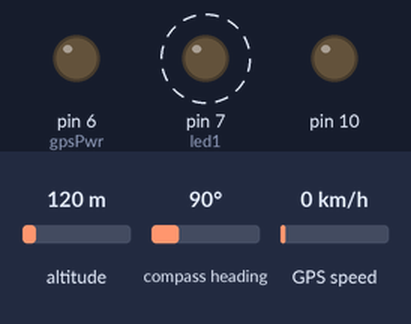
A sketch run on a simulated Arduino Mega 2560, built for the host (arithmetic inside an expression is 32-bit, double 64-bit). On the bench: output pins drawn as LEDs (lit = HIGH). Dashed ring = blinking. The inputs (shaded band) are chosen by the test bench; at power-on: altitude 120 m, compass heading 90°, GPS speed 0 km/h. Storage starts empty; the GPS gets a fix after 3 s at 37.7749, -122.4194 with 8 satellites; what the sketch prints to the serial monitor is not drawn.

Above: at 0.5 s.
Timing chart, 0 to 3.0 s (numbered marks = the images above):
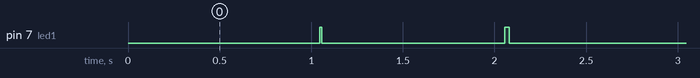

The sketch:

recordHistory.ino
```cpp
#include <SoftwareSerial.h>
#include "TinyGPS.h"
#include<stdlib.h>
#include <SPI.h>
#include <SD.h>

#define SHOW_DEBUG
#define SHOW_INFO
#define SHOW_WARNING

#ifdef SHOW_DEBUG
  #define DEBUG(x) Serial.print(x)
  #define DEBUG_DEC(x) Serial.print(x, DEC)
  #define DEBUGLN(x) Serial.println(x)
#else
  #define DEBUG(x)
  #define DEBUG_DEC(x)
  #define DEBUGLN(x)
#endif

#ifdef SHOW_INFO
  #define INFO(x) Serial.print(x)
  #define INFO_DEC(x) Serial.print(x, DEC)
  #define INFOLN(x) Serial.println(x)
#else
  #define INFO(x)
  #define INFO_DEC(x)
  #define INFOLN(x)
#endif

#ifdef SHOW_WARNING
  #define WARN(x) Serial.print(x)
  #define WARN_DEC(x) Serial.print(x, DEC)
  #define WARNLN(x) Serial.println(x)
#else
  #define WARN(x)
  #define WARN_DEC(x)
  #define WARNLN(x)
#endif

TinyGPS gps;

// Uno
//const int chipSelect = 10;
// Goldilocks
const int chipSelect = 14;


long startMillis;
long secondsToFirstLocation = 0;

float lastLat = 0.0;
float lastLong = 0.0;
boolean firstRead = true;

File myFile;

float haversine(float flat1, float flon1, float flat2, float flon2)
{
  Serial.println();
  Serial.println("Haverside Called");
  Serial.print("\tLat 1: ");
  Serial.println(flat1);
  Serial.print("\tLon 1: ");
  Serial.println(flon1);
  Serial.print("\tLat 2: ");
  Serial.println(flat2);
  Serial.print("\tLon 2: ");
  Serial.println(flon2);


  // Source: http://www.movable-type.co.uk/scripts/latlong.html

  // Formula:
  // distance = c * r
  // R = radius of earth
  // c = 2 * atan2(sqrt(a),sqrt(1-a))
  // a = a1^2 + a2a*a2c*a2c^2
  // a1 = sin(dPhi/2)
  // a2a = cos(Phi1)
  // a2b = cos(Phi2);
  // a2c = sin^2(dPsi/2)
  // dPhi = Phi2 - Phi1
  // Phi = lat in radians
  // Psi = long in radians

  float a=0;
  float a1=0;
  float a2=0;
  float c=0;

  float dPhi = radians(flat2-flat1);
  Serial.print("dPhi: ");
  Serial.println(dPhi);
  float Phi1 = radians(flat1);
  float Phi2 = radians(flat2);
  float dPsi = radians((flon2)-(flon1));
  Serial.print("dPsi: ");
  Serial.println(dPsi);

  a1 = (sin(dPhi/2.0) * sin(dPhi/2.0));  // a1^2
  a2 = cos(Phi1); // a2a
  a2 *= cos(Phi2); // a2a*a2b
  a2 *= sin(dPsi/2.0); // a2a*a2b*a2c
  a2 *= sin(dPsi/2.0); // a2a*a2b*a2c^2
  a = a1 + a2; // a

  c = (2*atan2(sqrt(a),sqrt(1.0-a)));

  return c * 20925525; // distance = c * r. Return distance in feet
}

int writeSDCard(char *filename, String txtToWrite, boolean append = true)
{
  DEBUG("DEBUG:Opening '");
  DEBUG(filename);
  DEBUGLN("' for writing");

  if (SD.exists(filename)) {
    if(append == false)
    {
      SD.remove(filename);
    }
      myFile = SD.open(filename, FILE_WRITE);
      if(myFile)
      {
        myFile.print(txtToWrite);
        myFile.close();
        DEBUG("DEBUG: Text '");
        DEBUG(txtToWrite);
        DEBUGLN("' written successfully");
        return 0;
      }
      else
      {
        WARN("ERROR:Unable to open '");
        WARN(filename);
        WARNLN("' for writing");
        return -1;
      }
    }
    else {
      WARN("ERROR:The file '");
      WARN(filename);
      WARNLN("' does not exist");
      return -1;
    }
}

int sdCardFileSetup(char *filename, String defaultText)
{
  DEBUG("DEBUG:Checking if '");
  DEBUG(filename);
  DEBUG("' exists: ");

  if (SD.exists(filename)) {
      DEBUGLN("YES");
      return 0;
    }
    else {
      DEBUGLN("NO");

      DEBUG("DEBUG:Creating'");
      DEBUG(filename);
      DEBUG("' and writing default text '");
      DEBUG(defaultText);
      DEBUGLN("'");

      if(writeSDCard(filename, defaultText, false))
      {
        DEBUGLN("DEBUG: Default text write success");
        return 0;
      }
      else
      {
        WARN("ERROR:Unable to write default text to '");
        WARN(filename);
        WARNLN("'");
        return -1;
      }
    }
}

int sdCardSetup()
{
  DEBUGLN("DEBUG:Initializing SD card...");
  if (!SD.begin(chipSelect)) {
    WARNLN("ERROR:SDCARD_FAILED:initialization failed.");
    return -1;
  } else {
    DEBUGLN("DEBUG:Wiring is correct and a SD card is present.");
    pinMode(10, OUTPUT);
    SD.remove("history.txt");
    sdCardFileSetup("history.txt","Lat,Long,Date(ddmmyy),Time(hhmmsscc)");
    return 0;
  }
}

int led1 = 7;
int gpsPwr = 6;

void setup()
{
  // Start the software serial to communicate with the GPS
  Serial1.begin(4800);

  // start hard serial port to communicate with the computer
  Serial.begin(115200);

  pinMode(led1, OUTPUT);
  pinMode(gpsPwr, OUTPUT);
  digitalWrite(gpsPwr, LOW);

  if(sdCardSetup()==0)  //No errors setting up the SD card
  {
    INFOLN("INFO:SD Card is setup and files are present");

  }
  else
  {
    WARNLN("ERROR:SDCARD_BADFILEINIT:There was an error setting up the files on the SD Card");
  }
}

void loop()
{
  bool newdata = false;
  unsigned long start = millis();

  // Every second we print an update
  while (millis() - start < 1000)
  {
    if (feedgps())
      newdata = true;
  }

  gpsdump();
}

static bool feedgps()
{
  while (Serial1.available())
  {
    if (gps.encode(Serial1.read()))
      return true;
  }
  return false;
}

int saveHistoryLine(float flat, float flon, unsigned long date, unsigned long ftime)
{

  DEBUGLN("DEBUG:Saving history line");

  if(millis() > 6000)
  {
    myFile = SD.open("history.txt", FILE_WRITE);
    if(myFile)
    {
      myFile.print(flat,6);
      myFile.print(",");
      myFile.print(flon,6);
      myFile.print(",");
      myFile.print(date);
      myFile.print(",");
      myFile.print(ftime);
      myFile.print(",");
      myFile.println(millis());
      myFile.close();
      DEBUGLN("DEBUG: History line written successfully");
      return 0;
    }
    else
    {
      WARNLN("ERROR:Unable to open history.txt for writing");
      return -1;
    }
  }
  else
  {
    WARNLN("ERROR:Doing a poor man's wait for GPS lock");
  }
}

void gpsdump()
{
  digitalWrite(led1, HIGH);   // turn the LED on (HIGH is the voltage level)
  unsigned long chars = 0;
  unsigned short sentences, failed;


  Serial.println("Got new GPS Data");

  float flat, flon, fmph;
  unsigned long age, date, time;
  float distance;

  gps.f_get_position(&flat, &flon, &age);
  fmph = gps.f_speed_mph(); // speed in miles/hr
  gps.get_datetime(&date, &time, &age);

  // Debug latitute
  Serial.print("\tLat=");
  Serial.println(flat == TinyGPS::GPS_INVALID_F_ANGLE ? 0.0 : flat, 6);

  // Debug longitude
  Serial.print("\tLong=");
  Serial.println(flon == TinyGPS::GPS_INVALID_F_ANGLE ? 0.0 : flon, 6);


  // Debug speed
  Serial.print("\tSpeed=");
  Serial.print(fmph,6);
  Serial.println(" mph");

  Serial.print("Date(ddmmyy): "); Serial.print(date); Serial.print(" Time(hhmmsscc): ");
  Serial.print(time);

  saveHistoryLine(flat, flon, date, time);


  if(firstRead)
  {
    firstRead = false;
  }
  else
  {
    distance =  haversine(lastLat, lastLong, flat, flon);
    Serial.print("Distance traveled since last point: ");
    Serial.print(distance);
    Serial.print(" feet");
  }
  lastLat = flat;
  lastLong = flon;

  Serial.println();

  digitalWrite(led1, LOW);   // turn the LED on (HIGH is the voltage level)
}
```

Measured:
- by itself, pin 7 (led1): alternates HIGH for 0.03 s and LOW for 1.0 s
